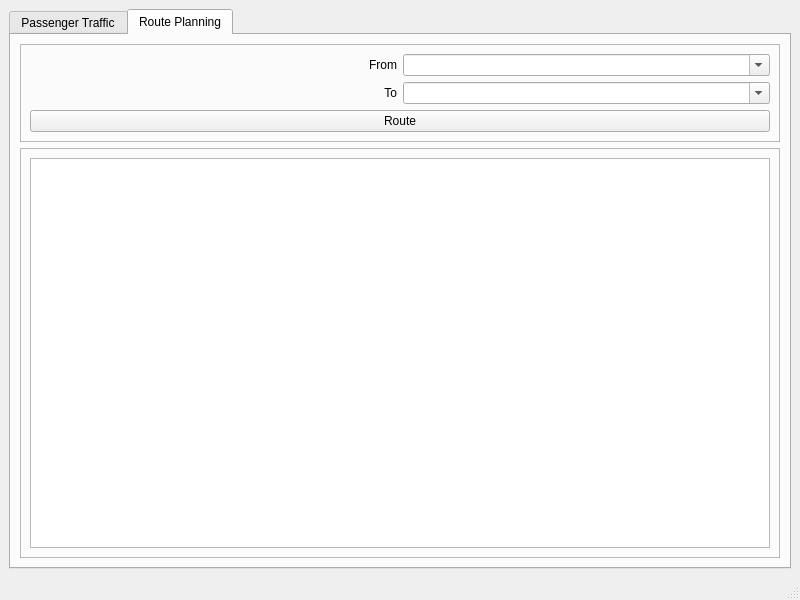
<?xml version="1.0" encoding="UTF-8"?>
<ui version="4.0">
 <class>MainWindow</class>
 <widget class="QMainWindow" name="MainWindow">
  <property name="geometry">
   <rect>
    <x>0</x>
    <y>0</y>
    <width>800</width>
    <height>600</height>
   </rect>
  </property>
  <property name="windowTitle">
   <string>Meteor</string>
  </property>
  <property name="styleSheet">
   <string notr="true"/>
  </property>
  <widget class="QWidget" name="centralwidget">
   <property name="sizePolicy">
    <sizepolicy hsizetype="Maximum" vsizetype="Maximum">
     <horstretch>0</horstretch>
     <verstretch>0</verstretch>
    </sizepolicy>
   </property>
   <layout class="QGridLayout" name="gridLayout">
    <property name="sizeConstraint">
     <enum>QLayout::SetMaximumSize</enum>
    </property>
    <item row="0" column="0">
     <widget class="QTabWidget" name="tabWidget">
      <property name="styleSheet">
       <string notr="true"/>
      </property>
      <property name="currentIndex">
       <number>1</number>
      </property>
      <widget class="QWidget" name="tab_passenger_traffic">
       <attribute name="title">
        <string>Passenger Traffic</string>
       </attribute>
       <layout class="QVBoxLayout" name="verticalLayout">
        <item>
         <widget class="QFrame" name="frameQuery">
          <property name="sizePolicy">
           <sizepolicy hsizetype="Preferred" vsizetype="Maximum">
            <horstretch>0</horstretch>
            <verstretch>0</verstretch>
           </sizepolicy>
          </property>
          <property name="frameShape">
           <enum>QFrame::StyledPanel</enum>
          </property>
          <property name="frameShadow">
           <enum>QFrame::Plain</enum>
          </property>
          <layout class="QVBoxLayout" name="verticalLayout_2">
           <item>
            <layout class="QGridLayout" name="gridLayout_3">
             <item row="1" column="1">
              <widget class="QDateTimeEdit" name="toTime">
               <property name="sizePolicy">
                <sizepolicy hsizetype="Expanding" vsizetype="Fixed">
                 <horstretch>0</horstretch>
                 <verstretch>0</verstretch>
                </sizepolicy>
               </property>
               <property name="dateTime">
                <datetime>
                 <hour>0</hour>
                 <minute>0</minute>
                 <second>0</second>
                 <year>2019</year>
                 <month>1</month>
                 <day>10</day>
                </datetime>
               </property>
              </widget>
             </item>
             <item row="1" column="2">
              <widget class="QLabel" name="labelLine">
               <property name="text">
                <string>Line</string>
               </property>
               <property name="alignment">
                <set>Qt::AlignRight|Qt::AlignTrailing|Qt::AlignVCenter</set>
               </property>
              </widget>
             </item>
             <item row="0" column="1">
              <widget class="QDateTimeEdit" name="fromTime">
               <property name="sizePolicy">
                <sizepolicy hsizetype="Expanding" vsizetype="Fixed">
                 <horstretch>0</horstretch>
                 <verstretch>0</verstretch>
                </sizepolicy>
               </property>
               <property name="dateTime">
                <datetime>
                 <hour>0</hour>
                 <minute>0</minute>
                 <second>0</second>
                 <year>2019</year>
                 <month>1</month>
                 <day>9</day>
                </datetime>
               </property>
              </widget>
             </item>
             <item row="1" column="0">
              <widget class="QLabel" name="labelTo">
               <property name="text">
                <string>To</string>
               </property>
               <property name="alignment">
                <set>Qt::AlignRight|Qt::AlignTrailing|Qt::AlignVCenter</set>
               </property>
              </widget>
             </item>
             <item row="0" column="4">
              <widget class="QComboBox" name="comboStation">
               <property name="sizePolicy">
                <sizepolicy hsizetype="Expanding" vsizetype="Fixed">
                 <horstretch>0</horstretch>
                 <verstretch>0</verstretch>
                </sizepolicy>
               </property>
               <property name="editable">
                <bool>true</bool>
               </property>
               <item>
                <property name="text">
                 <string>All</string>
                </property>
               </item>
              </widget>
             </item>
             <item row="0" column="2">
              <widget class="QLabel" name="labelStation">
               <property name="text">
                <string>Station</string>
               </property>
               <property name="alignment">
                <set>Qt::AlignRight|Qt::AlignTrailing|Qt::AlignVCenter</set>
               </property>
              </widget>
             </item>
             <item row="1" column="4">
              <widget class="QComboBox" name="comboLine">
               <property name="sizePolicy">
                <sizepolicy hsizetype="Expanding" vsizetype="Fixed">
                 <horstretch>0</horstretch>
                 <verstretch>0</verstretch>
                </sizepolicy>
               </property>
               <property name="editable">
                <bool>true</bool>
               </property>
               <property name="currentText">
                <string>All</string>
               </property>
               <item>
                <property name="text">
                 <string>All</string>
                </property>
               </item>
              </widget>
             </item>
             <item row="0" column="0">
              <widget class="QLabel" name="labelFrom">
               <property name="text">
                <string>From</string>
               </property>
               <property name="alignment">
                <set>Qt::AlignRight|Qt::AlignTrailing|Qt::AlignVCenter</set>
               </property>
              </widget>
             </item>
            </layout>
           </item>
           <item>
            <widget class="QPushButton" name="pushButtonQuery">
             <property name="sizePolicy">
              <sizepolicy hsizetype="Expanding" vsizetype="Fixed">
               <horstretch>0</horstretch>
               <verstretch>0</verstretch>
              </sizepolicy>
             </property>
             <property name="text">
              <string>Query</string>
             </property>
             <property name="autoDefault">
              <bool>false</bool>
             </property>
             <property name="default">
              <bool>false</bool>
             </property>
             <property name="flat">
              <bool>false</bool>
             </property>
            </widget>
           </item>
          </layout>
         </widget>
        </item>
        <item>
         <widget class="QFrame" name="frameChart">
          <property name="sizePolicy">
           <sizepolicy hsizetype="Preferred" vsizetype="Expanding">
            <horstretch>0</horstretch>
            <verstretch>0</verstretch>
           </sizepolicy>
          </property>
          <property name="frameShape">
           <enum>QFrame::NoFrame</enum>
          </property>
          <property name="frameShadow">
           <enum>QFrame::Plain</enum>
          </property>
          <property name="lineWidth">
           <number>0</number>
          </property>
          <layout class="QGridLayout" name="layoutChart">
           <property name="leftMargin">
            <number>0</number>
           </property>
           <property name="topMargin">
            <number>0</number>
           </property>
           <property name="rightMargin">
            <number>0</number>
           </property>
           <property name="bottomMargin">
            <number>0</number>
           </property>
          </layout>
         </widget>
        </item>
       </layout>
      </widget>
      <widget class="QWidget" name="tab_route_planning">
       <attribute name="title">
        <string>Route Planning</string>
       </attribute>
       <layout class="QVBoxLayout" name="verticalLayout_3">
        <item>
         <widget class="QFrame" name="frame_2">
          <property name="sizePolicy">
           <sizepolicy hsizetype="Preferred" vsizetype="Maximum">
            <horstretch>0</horstretch>
            <verstretch>0</verstretch>
           </sizepolicy>
          </property>
          <property name="frameShape">
           <enum>QFrame::StyledPanel</enum>
          </property>
          <property name="frameShadow">
           <enum>QFrame::Raised</enum>
          </property>
          <layout class="QVBoxLayout" name="verticalLayout_4">
           <item>
            <layout class="QGridLayout" name="gridLayout_2">
             <item row="0" column="0">
              <widget class="QLabel" name="labelStationFrom">
               <property name="text">
                <string>From</string>
               </property>
               <property name="alignment">
                <set>Qt::AlignRight|Qt::AlignTrailing|Qt::AlignVCenter</set>
               </property>
              </widget>
             </item>
             <item row="0" column="1">
              <widget class="QComboBox" name="comboRouteFrom">
               <property name="editable">
                <bool>true</bool>
               </property>
              </widget>
             </item>
             <item row="1" column="0">
              <widget class="QLabel" name="labelStationTo">
               <property name="text">
                <string>To</string>
               </property>
               <property name="alignment">
                <set>Qt::AlignRight|Qt::AlignTrailing|Qt::AlignVCenter</set>
               </property>
              </widget>
             </item>
             <item row="1" column="1">
              <widget class="QComboBox" name="comboRouteTo">
               <property name="editable">
                <bool>true</bool>
               </property>
              </widget>
             </item>
            </layout>
           </item>
           <item>
            <widget class="QPushButton" name="pushButtonRoutePlanning">
             <property name="text">
              <string>Route</string>
             </property>
            </widget>
           </item>
          </layout>
         </widget>
        </item>
        <item>
         <widget class="QFrame" name="frame">
          <property name="sizePolicy">
           <sizepolicy hsizetype="Preferred" vsizetype="Expanding">
            <horstretch>0</horstretch>
            <verstretch>0</verstretch>
           </sizepolicy>
          </property>
          <property name="frameShape">
           <enum>QFrame::StyledPanel</enum>
          </property>
          <property name="frameShadow">
           <enum>QFrame::Raised</enum>
          </property>
          <layout class="QGridLayout" name="gridLayout_4">
           <item row="0" column="0">
            <widget class="QPlainTextEdit" name="textRoute"/>
           </item>
          </layout>
         </widget>
        </item>
       </layout>
      </widget>
     </widget>
    </item>
   </layout>
  </widget>
  <widget class="QMenuBar" name="menubar">
   <property name="geometry">
    <rect>
     <x>0</x>
     <y>0</y>
     <width>800</width>
     <height>22</height>
    </rect>
   </property>
  </widget>
  <widget class="QStatusBar" name="statusbar"/>
 </widget>
 <resources/>
 <connections/>
</ui>
